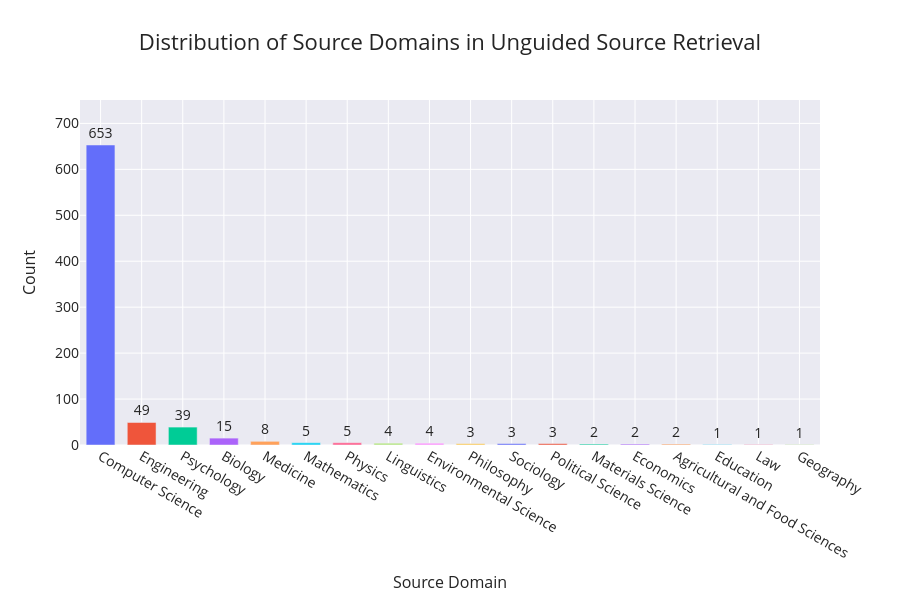

Notebook source saved alongside this figure:
### Code cell
plot_source_dist(b_one_results, "Unguided Source Retrieval")

### Figure 1 — Plotly figure (JSON) as saved in the notebook; plotly's stock layout.template omitted (floating-point values rounded to 4 significant figures)
{"data": [{"hovertemplate": "Source Domain=%{x}<br>Count=%{text}<extra></extra>", "legendgroup": "Computer Science", "marker": {"color": "#636efa", "pattern": {"shape": ""}}, "name": "Computer Science", "orientation": "v", "showlegend": true, "text": [653.0], "textposition": "outside", "type": "bar", "x": ["Computer Science"], "xaxis": "x", "y": [653], "yaxis": "y"}, {"hovertemplate": "Source Domain=%{x}<br>Count=%{text}<extra></extra>", "legendgroup": "Engineering", "marker": {"color": "#EF553B", "pattern": {"shape": ""}}, "name": "Engineering", "orientation": "v", "showlegend": true, "text": [49.0], "textposition": "outside", "type": "bar", "x": ["Engineering"], "xaxis": "x", "y": [49], "yaxis": "y"}, {"hovertemplate": "Source Domain=%{x}<br>Count=%{text}<extra></extra>", "legendgroup": "Psychology", "marker": {"color": "#00cc96", "pattern": {"shape": ""}}, "name": "Psychology", "orientation": "v", "showlegend": true, "text": [39.0], "textposition": "outside", "type": "bar", "x": ["Psychology"], "xaxis": "x", "y": [39], "yaxis": "y"}, {"hovertemplate": "Source Domain=%{x}<br>Count=%{text}<extra></extra>", "legendgroup": "Biology", "marker": {"color": "#ab63fa", "pattern": {"shape": ""}}, "name": "Biology", "orientation": "v", "showlegend": true, "text": [15.0], "textposition": "outside", "type": "bar", "x": ["Biology"], "xaxis": "x", "y": [15], "yaxis": "y"}, {"hovertemplate": "Source Domain=%{x}<br>Count=%{text}<extra></extra>", "legendgroup": "Medicine", "marker": {"color": "#FFA15A", "pattern": {"shape": ""}}, "name": "Medicine", "orientation": "v", "showlegend": true, "text": [8.0], "textposition": "outside", "type": "bar", "x": ["Medicine"], "xaxis": "x", "y": [8], "yaxis": "y"}, {"hovertemplate": "Source Domain=%{x}<br>Count=%{text}<extra></extra>", "legendgroup": "Mathematics", "marker": {"color": "#19d3f3", "pattern": {"shape": ""}}, "name": "Mathematics", "orientation": "v", "showlegend": true, "text": [5.0], "textposition": "outside", "type": "bar", "x": ["Mathematics"], "xaxis": "x", "y": [5], "yaxis": "y"}, {"hovertemplate": "Source Domain=%{x}<br>Count=%{text}<extra></extra>", "legendgroup": "Physics", "marker": {"color": "#FF6692", "pattern": {"shape": ""}}, "name": "Physics", "orientation": "v", "showlegend": true, "text": [5.0], "textposition": "outside", "type": "bar", "x": ["Physics"], "xaxis": "x", "y": [5], "yaxis": "y"}, {"hovertemplate": "Source Domain=%{x}<br>Count=%{text}<extra></extra>", "legendgroup": "Linguistics", "marker": {"color": "#B6E880", "pattern": {"shape": ""}}, "name": "Linguistics", "orientation": "v", "showlegend": true, "text": [4.0], "textposition": "outside", "type": "bar", "x": ["Linguistics"], "xaxis": "x", "y": [4], "yaxis": "y"}, {"hovertemplate": "Source Domain=%{x}<br>Count=%{text}<extra></extra>", "legendgroup": "Environmental Science", "marker": {"color": "#FF97FF", "pattern": {"shape": ""}}, "name": "Environmental Science", "orientation": "v", "showlegend": true, "text": [4.0], "textposition": "outside", "type": "bar", "x": ["Environmental Science"], "xaxis": "x", "y": [4], "yaxis": "y"}, {"hovertemplate": "Source Domain=%{x}<br>Count=%{text}<extra></extra>", "legendgroup": "Philosophy", "marker": {"color": "#FECB52", "pattern": {"shape": ""}}, "name": "Philosophy", "orientation": "v", "showlegend": true, "text": [3.0], "textposition": "outside", "type": "bar", "x": ["Philosophy"], "xaxis": "x", "y": [3], "yaxis": "y"}, {"hovertemplate": "Source Domain=%{x}<br>Count=%{text}<extra></extra>", "legendgroup": "Sociology", "marker": {"color": "#636efa", "pattern": {"shape": ""}}, "name": "Sociology", "orientation": "v", "showlegend": true, "text": [3.0], "textposition": "outside", "type": "bar", "x": ["Sociology"], "xaxis": "x", "y": [3], "yaxis": "y"}, {"hovertemplate": "Source Domain=%{x}<br>Count=%{text}<extra></extra>", "legendgroup": "Political Science", "marker": {"color": "#EF553B", "pattern": {"shape": ""}}, "name": "Political Science", "orientation": "v", "showlegend": true, "text": [3.0], "textposition": "outside", "type": "bar", "x": ["Political Science"], "xaxis": "x", "y": [3], "yaxis": "y"}, {"hovertemplate": "Source Domain=%{x}<br>Count=%{text}<extra></extra>", "legendgroup": "Materials Science", "marker": {"color": "#00cc96", "pattern": {"shape": ""}}, "name": "Materials Science", "orientation": "v", "showlegend": true, "text": [2.0], "textposition": "outside", "type": "bar", "x": ["Materials Science"], "xaxis": "x", "y": [2], "yaxis": "y"}, {"hovertemplate": "Source Domain=%{x}<br>Count=%{text}<extra></extra>", "legendgroup": "Economics", "marker": {"color": "#ab63fa", "pattern": {"shape": ""}}, "name": "Economics", "orientation": "v", "showlegend": true, "text": [2.0], "textposition": "outside", "type": "bar", "x": ["Economics"], "xaxis": "x", "y": [2], "yaxis": "y"}, {"hovertemplate": "Source Domain=%{x}<br>Count=%{text}<extra></extra>", "legendgroup": "Agricultural and Food Sciences", "marker": {"color": "#FFA15A", "pattern": {"shape": ""}}, "name": "Agricultural and Food Sciences", "orientation": "v", "showlegend": true, "text": [2.0], "textposition": "outside", "type": "bar", "x": ["Agricultural and Food Sciences"], "xaxis": "x", "y": [2], "yaxis": "y"}, {"hovertemplate": "Source Domain=%{x}<br>Count=%{text}<extra></extra>", "legendgroup": "Education", "marker": {"color": "#19d3f3", "pattern": {"shape": ""}}, "name": "Education", "orientation": "v", "showlegend": true, "text": [1.0], "textposition": "outside", "type": "bar", "x": ["Education"], "xaxis": "x", "y": [1], "yaxis": "y"}, {"hovertemplate": "Source Domain=%{x}<br>Count=%{text}<extra></extra>", "legendgroup": "Law", "marker": {"color": "#FF6692", "pattern": {"shape": ""}}, "name": "Law", "orientation": "v", "showlegend": true, "text": [1.0], "textposition": "outside", "type": "bar", "x": ["Law"], "xaxis": "x", "y": [1], "yaxis": "y"}, {"hovertemplate": "Source Domain=%{x}<br>Count=%{text}<extra></extra>", "legendgroup": "Geography", "marker": {"color": "#B6E880", "pattern": {"shape": ""}}, "name": "Geography", "orientation": "v", "showlegend": true, "text": [1.0], "textposition": "outside", "type": "bar", "x": ["Geography"], "xaxis": "x", "y": [1], "yaxis": "y"}], "layout": {"bargap": 0.3, "barmode": "relative", "font": {"size": 14}, "height": 600, "legend": {"title": {"text": "Source Domain"}, "tracegroupgap": 0}, "showlegend": false, "title": {"font": {"size": 22}, "text": "Distribution of Source Domains in Unguided Source Retrieval"}, "xaxis": {"anchor": "y", "categoryarray": ["Computer Science", "Engineering", "Psychology", "Biology", "Medicine", "Mathematics", "Physics", "Linguistics", "Environmental Science", "Philosophy", "Sociology", "Political Science", "Materials Science", "Economics", "Agricultural and Food Sciences", "Education", "Law", "Geography"], "categoryorder": "array", "domain": [0, 1], "title": {"font": {"size": 16}, "text": "Source Domain"}}, "yaxis": {"anchor": "x", "domain": [0, 1], "range": [0, 750.9], "title": {"font": {"size": 16}, "text": "Count"}}}}
